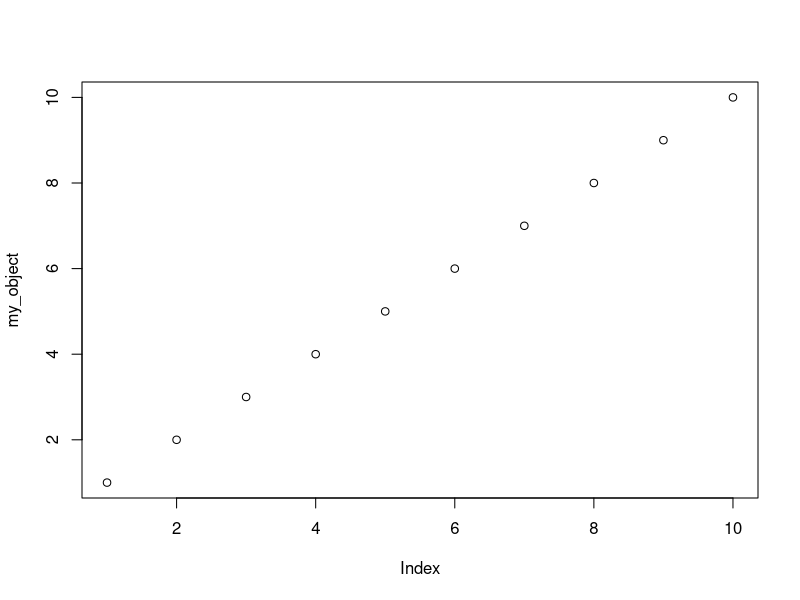

The R source for this figure:
# Author : Mohammad Danish (Assistant Professor)
# Program Name : Creating Objects in R
# Creating the objects and printing their values.

my_object= 1:10         # In this code we are simply creating an object named as my_object. 
                        # storing values from 1-10 as integers.
my_object               # Selecting this line and run, you will get an output printing numbers from 1-10.
                        # This object consists of a vector having length of 10.

plot(my_object)         # Plot function will plot the data in a 2 dimensional graph which can be seen in plot field.
